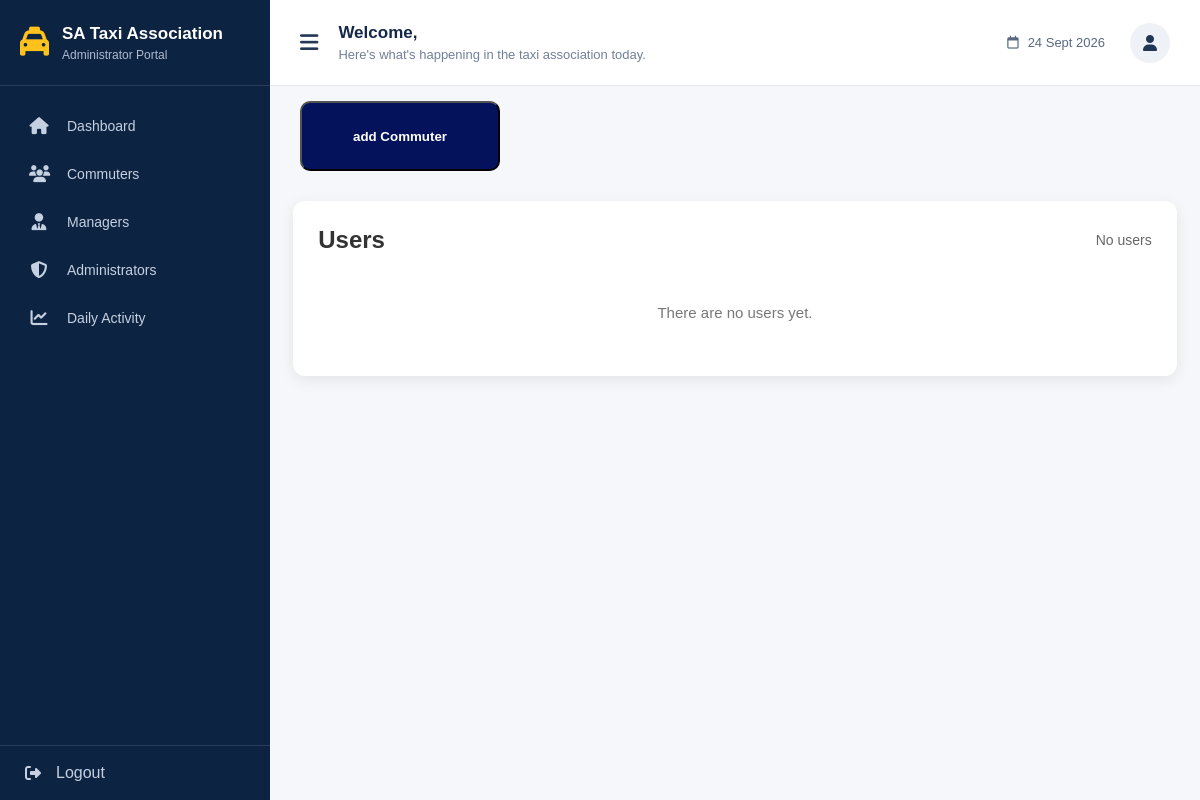
Before: /commuter with the older database file.
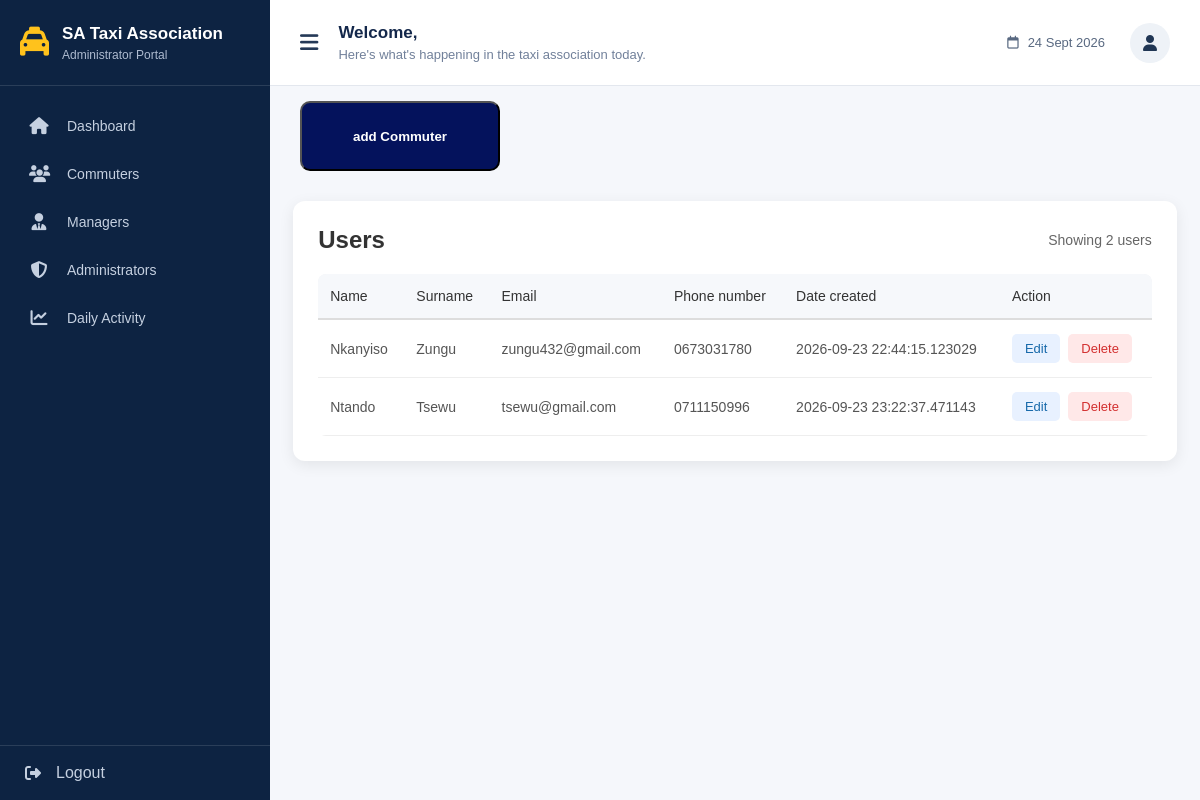
After: the same page with the newer database file.
### Model.py (models this page shows)
class Users(db.Model):
    id = db.Column(db.Integer, primary_key = True)
    name = db.Column(db.String(100), nullable= False)
    surname = db.Column(db.String(100), nullable= False)
    email = db.Column(db.String(100), nullable= False, unique=True)
    password = db.Column(db.String(100), nullable= False)
    phone_no = db.Column(db.String(100), nullable= False)
    status = db.Column(db.String(100), nullable= True)
    role = db.Column(db.String(100), default = "user")
    date_created = db.Column(db.DateTime, default=datetime.utcnow)

### main.py (the view)
@manager.route("/commuter")
def commuters():
    page = request.args.get('page', 1, type=int)
    pagination = Users.query.paginate(
        page=page,
        per_page=10,
        error_out=False
    )
    users = pagination.items
    return render_template("/commuters.html", users=users,
        pagination=pagination)

### templates/commuters.html (shortened to what this page needs)
{% extends "5_AdminDashboard.html" %}
{% block body %}
<button class="add_c_btn" onclick="window.location.href='{{url_for('addCommuter')}}'">add Commuter</button>
<div class="users-container">
<div class="users-header">
    <h2>Users</h2>
    <span class="users-count">
        {% if users %}
            Showing {{ users|length }} users
        {% else %}
            No users
        {% endif %}
    </span>
</div>
{% if users %}
<table class="users-table">
    <thead>
        <tr>
            <th>Name</th>
            <th>Surname</th>
            <th>Email</th>
            <th>Phone number</th>
            <th>Date created</th>
            <th>Action</th>
        </tr>
    </thead>
    <tbody>
        {% for user in users %}
        <tr>
            <td>{{ user.name }}</td>
            <td>{{ user.surname }}</td>
            <td>{{ user.email }}</td>
            <td>{{ user.phone_no }}</td>
            <td>
                {{ user.date_created }}
            </td>
            <td>
                <div class="action-buttons">
                    <a href="{{ url_for('edit_user', user_id=user.id) }}"
                        class="edit_btn">
                        Edit
                    </a>
                    <form action="{{ url_for('delete_user', user_id=user.id) }}"
                        method="POST"
                        onsubmit="return confirm('Are you sure you want to delete this user?');">
                        <button type="submit" class="delete_btn">
                            Delete
                        </button>
                    </form>
                </div>
            </td>
        </tr>
        {% endfor %}
    </tbody>
</table>
{% else %}
    <div class="no-users">
        There are no users yet.
    </div>
{% endif %}
</div>
{% endblock %}

### templates/5_AdminDashboard.html (shortened to what this page needs)
<!DOCTYPE html>
<html lang="en">
<head>
    <link rel="stylesheet"
          href="https://cdnjs.cloudflare.com/ajax/libs/font-awesome/6.5.2/css/all.min.css">
    <link rel="stylesheet"
          href="{{ url_for('static', filename='5_AdminDashboard.css') }}">
</head>
<body>
<div class="dashboard">
    <aside class="sidebar">
        <div class="brand">
            <div class="brand-icon">
                <i class="fa-solid fa-taxi"></i>
            </div>
            <div>
                <h2>SA Taxi Association</h2>
                <p>Administrator Portal</p>
            </div>
        </div>
        <nav class="navigation">
            <a href="/5_AdminDashboard.html" class="nav-item ">
                <i class="fa-solid fa-house"></i>
                <span>Dashboard</span>
            </a>
            <a href="{{url_for('commuters')}}" class="nav-item" >
                <i class="fa-solid fa-users"></i>
                <span>Commuters</span>
            </a>
            <a href="{{url_for('rankM')}}" class="nav-item" >
                <i class="fa-solid fa-user-tie"></i>
                <span>Managers</span>
            </a>
            <a href="{{url_for('reg_admin')}}" class="nav-item" >
                <i class="fa-solid fa-shield-halved"></i>
                <span>Administrators</span>
            </a>
            <a href="{{url_for('dailyActiviy')}}" class="nav-item" >
                <i class="fa-solid fa-chart-line"></i>
                <span>Daily Activity</span>
            </a>
        </nav>
        <div class="logout">
            <a href="#">
                <i class="fa-solid fa-right-from-bracket"></i>
                Logout
            </a>
        </div>
    </aside>
    <main class="main-content">
        <header class="topbar">
            <div class="welcome">
                <button class="menu-button">
                    <i class="fa-solid fa-bars"></i>
                </button>
                <div>
                    <h3>Welcome, {{name}}</h3>
                    <p>Here's what's happening in the taxi association today.</p>
                </div>
            </div>
            <div class="topbar-right">
                <div class="date">
                    <i class="fa-regular fa-calendar"></i>
                    <span id="currentDate"></span>
                </div>
                <div class="profile">
                    <i class="fa-solid fa-user"></i>
                </div>
            </div>
        </header>
        {% block body %}{% endblock %}
    </main>
</div>
</body>
</html>

### static/5_AdminDashboard.css (style rules this page uses)
* { margin: 0; padding: 0; box-sizing: border-box; }
body { font-family: Arial, Helvetica, sans-serif; background: #f5f7fb; color: #14284b; }
a { text-decoration: none; }
.dashboard { display: flex; min-height: 100vh; }
.sidebar { width: 270px; background: #0d2342; color: white; display: flex; flex-direction: column; position: fixed; left: 0; top: 0; bottom: 0; }
.brand { height: 86px; display: flex; align-items: center; gap: 13px; padding: 15px 20px; border-bottom: 1px solid rgba(255,255,255,0.12); }
.brand-icon { font-size: 29px; color: #ffc21c; }
.brand h2 { font-size: 17px; margin-bottom: 4px; }
.brand p { font-size: 12px; color: #aebbd0; }
.navigation { padding: 18px 12px; }
.nav-item { display: flex; align-items: center; gap: 18px; padding: 13px 17px; margin-bottom: 5px; color: #c5d0e0; border-radius: 6px; font-size: 14px; }
.nav-item i { width: 20px; text-align: center; font-size: 17px; }
.logout { margin-top: auto; padding: 18px 25px; border-top: 1px solid rgba(255,255,255,0.12); }
.logout a { color: #c5d0e0; display: flex; gap: 15px; align-items: center; }
.main-content { margin-left: 270px; width: calc(100% - 270px); }
.topbar { height: 86px; background: white; border-bottom: 1px solid #e3e7ee; display: flex; align-items: center; justify-content: space-between; padding: 0 30px; }
.welcome { display: flex; align-items: center; gap: 20px; }
.menu-button { background: none; border: none; font-size: 21px; color: #253957; cursor: pointer; }
.welcome h3 { font-size: 17px; margin-bottom: 4px; }
.welcome p { color: #71809a; font-size: 13px; }
.topbar-right { display: flex; align-items: center; gap: 25px; }
.date { display: flex; gap: 9px; align-items: center; color: #596981; font-size: 13px; }
.profile { width: 40px; height: 40px; border-radius: 50%; background: #eef2f7; display: flex; align-items: center; justify-content: center; color: #203654; }
table { width: 100%; border-collapse: collapse; }
th { text-align: left; background: #f6f8fb; padding: 11px 8px; font-size: 11px; color: #53637b; font-weight: normal; }
td { padding: 12px 8px; border-bottom: 1px solid #edf0f4; font-size: 11px; color: #384a64; }

### templates/commuters.html (style rules this page uses)
.users-container { width: 95%; margin: 30px auto; background: #ffffff; padding: 25px; border-radius: 12px; box-shadow: 0 4px 15px rgba(0, 0, 0, 0.08); }
.users-header { display: flex; justify-content: space-between; align-items: center; margin-bottom: 20px; }
.users-header h2 { margin: 0; font-size: 24px; color: #333; }
.users-count { color: #666; font-size: 14px; }
.users-table { width: 100%; border-collapse: collapse; overflow: hidden; border-radius: 8px; }
.users-table thead { background: #f4f6f8; }
.users-table th { padding: 14px 12px; text-align: left; color: #333; font-size: 14px; border-bottom: 2px solid #ddd; }
.users-table td { padding: 14px 12px; border-bottom: 1px solid #eee; color: #555; font-size: 14px; }
.action-buttons { display: flex; gap: 8px; }
.edit_btn, .delete_btn { border: none; padding: 7px 13px; border-radius: 5px; cursor: pointer; font-size: 13px; }
.edit_btn { background: #e8f1ff; color: #1769aa; }
.delete_btn { background: #ffe8e8; color: #d32f2f; }
.add_c_btn { background-color: rgb(4, 18, 92); height: 70px; width: 200px; margin-left: 30px; margin-top: 15px; border-radius: 10px; font-weight: bold; color: white; cursor: pointer; }

Changed rows visible on the page:
added Users: name "Nkanyiso", surname "Zungu", email "zungu432@gmail.com", phone_no "0673031780", date_created "2026-09-23 22:44:15.123029"
added Users: name "Ntando", surname "Tsewu", email "tsewu@gmail.com", phone_no "0711150996", date_created "2026-09-23 23:22:37.471143"
Other visible differences:
{{ users|length }}: (not shown) → "2"
text no longer shown: "No users There are no users yet."
text now shown: "Showing users Name Surname Email Phone number Date created Action"
